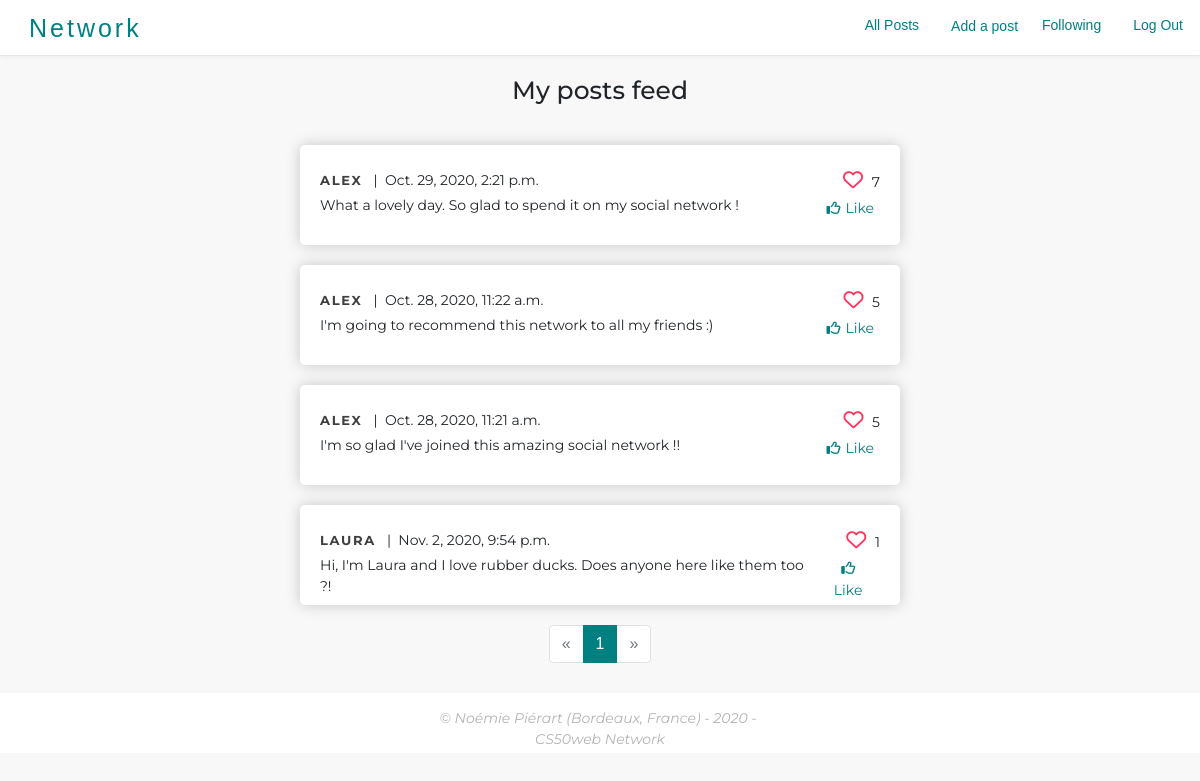
/1/following (signed in), run on the app's committed database.
### network/models.py (models this page shows, shortened)
class Post(models.Model):
	post_author = models.ForeignKey(User, on_delete=models.CASCADE, related_name="post_author")
	likes_count = models.IntegerField()
	date = models.DateTimeField(default=datetime.now, blank=True)
	content = models.TextField()
	class Meta:
		ordering = ['-date']

class User(AbstractUser):
	followers_count = models.IntegerField(default=0)
	following_count = models.IntegerField(default=0)

### network/views.py (the view)
# urls.py: path("<int:user_id>/following", views.following, name="following"),
@login_required
def following(request, user_id):
    connections = Connection.objects.filter(following_user=user_id, connection_is_active=True)
    followed_users = []
    for connection in connections :
        followed_users.append(connection.followed_user)
    posts = []
    for user in followed_users :
        for post in Post.objects.filter(post_author=user) :
            posts.append(post)
    paginator = Paginator(posts, 10)
    page_number = request.GET.get('page')
    page_obj = paginator.get_page(page_number)
    return render(request, "network/following.html", {
        "page_obj": page_obj
    })

### network/templates/network/following.html (shortened to what this page needs)
{% extends "network/layout.html" %}
{% block body %}
    <h2 class="section-title">My posts feed </h2>
		{% for post in page_obj %}
			<div class="post-card" >
				<div class="d-flex justify-content-between">
					<div class="d-flex justify-content-start align-items-center">
						<p><span><a href="{% url 'show_user' post.post_author.id %}" class="post-card-username"><strong>{{post.post_author}}</strong></a>   |  {{post.date}}</span></p>
					</div>
           			<p class="total-likes"><i class="far fa-heart"></i> {{post.likes_count}}</p>
           		</div>
	            <div class="d-flex justify-content-between">
	            	<p>{{post.content}}</p>
	            	{% if user.is_authenticated %}
	            		<form action="{% url 'like' post.id %}" method="POST">
	            			{% if post in liked_posts %}
    							<button class="like_btn" type="submit"><i class="far fa-thumbs-down"></i>Unlike</button>
    						{% else %}
	    						<button class="like_btn" type="submit"><i class="far fa-thumbs-up"></i>Like</button>
    						{% endif %}
						</form>
					{% endif %}
				</div>
			</div>
		{% endfor %}
		<ul class="pagination justify-content-center">
		    {% if page_obj.has_previous %}
      			<li class="page-item"><a class="page-link" href="?page={{ page_obj.previous_page_number }}">&laquo;</a></li>
		    {% else %}
      			<li class="disabled page-item"><a class="page-link" href="#">&laquo;</a></li>
    		{% endif %}
		    {% for num in page_obj.paginator.page_range %}
      			{% ifequal num page_obj.number %}
        			<li class="active page-item"><a class="page-link" href="#">{{ num }}<span class="sr-only">(current)</span></a></li>
      			{% else %}
        			<li class="page-item"><a class="page-link" href="?page={{ num }}">{{ num }}</a></li>
      			{% endifequal %}
    		{% endfor %}
		    {% if page_obj.has_next %}
      			<li class="page-item"><a class="page-link" href="?page={{ page_obj.next_page_number }}">&raquo;</a></li>
    		{% else %}
      			<li class="disabled page-item"><a class="page-link" href="#">&raquo;</a></li>
    		{% endif %}
  		</ul>
{% endblock %}

### network/static/network/styles.css (style rules this page uses)
body { background-color: #F8F8F8; font-family: 'Amiri', sans-serif; position: relative; min-height: 100vh; text-decoration: none !important; }
h2 { text-align: center; font-size: 25px; padding: 20px; }
.section-title { text-align: center; font-family: 'Montserrat', sans-serif; }
i { color: #FF3860; font-size: 20px; border-radius: 5%; padding: 5px; }
.like_btn, .fa-thumbs-down, .fa-thumbs-up, .fa-edit { color: #008081 ; background: none !important; border: none !important; font-size: 14px }
a { text-decoration: none !important }
p { padding: 0px; margin: 0px; font-size: 14px; font-family: 'Montserrat', sans-serif; white-space: pre-wrap; }
.page-link { color: #008081 ; }
.page-item.active .page-link { z-index: 3; color: #fff; background-color: #008081; border-color: #008081 }

### network/static/network/components/post-card.css (style rules this page uses)
.post-card { overflow: hidden; height: 100px; background: white; box-shadow: 0 0 15px rgba(0,0,0,0.2); margin: 20px auto; max-width: 600px; font-family: 'Montserrat', sans-serif; border-radius: 5px; padding: 20px; }
.post-card-username { text-transform: uppercase; font-size: 13px; letter-spacing: 0.13em; color: #3e3e3e; text-decoration: none !important; }

### data on the page
Post: post_author "ALEX", date "Oct. 29, 2020, 2:21 p.m.", likes_count "7", content "What a lovely day. So glad to spend it on my social network !"
Post: post_author "ALEX", date "Oct. 28, 2020, 11:22 a.m.", likes_count "5", content "I'm going to recommend this network to all my friends :)"
Post: post_author "ALEX", date "Oct. 28, 2020, 11:21 a.m.", likes_count "5", content "I'm so glad I've joined this amazing social network !!"
Post: post_author "LAURA", date "Nov. 2, 2020, 9:54 p.m.", likes_count "1", content "Hi, I'm Laura and I love rubber ducks. Does anyone here like them too ?!"

### other printed values
{{ num }} "1"
